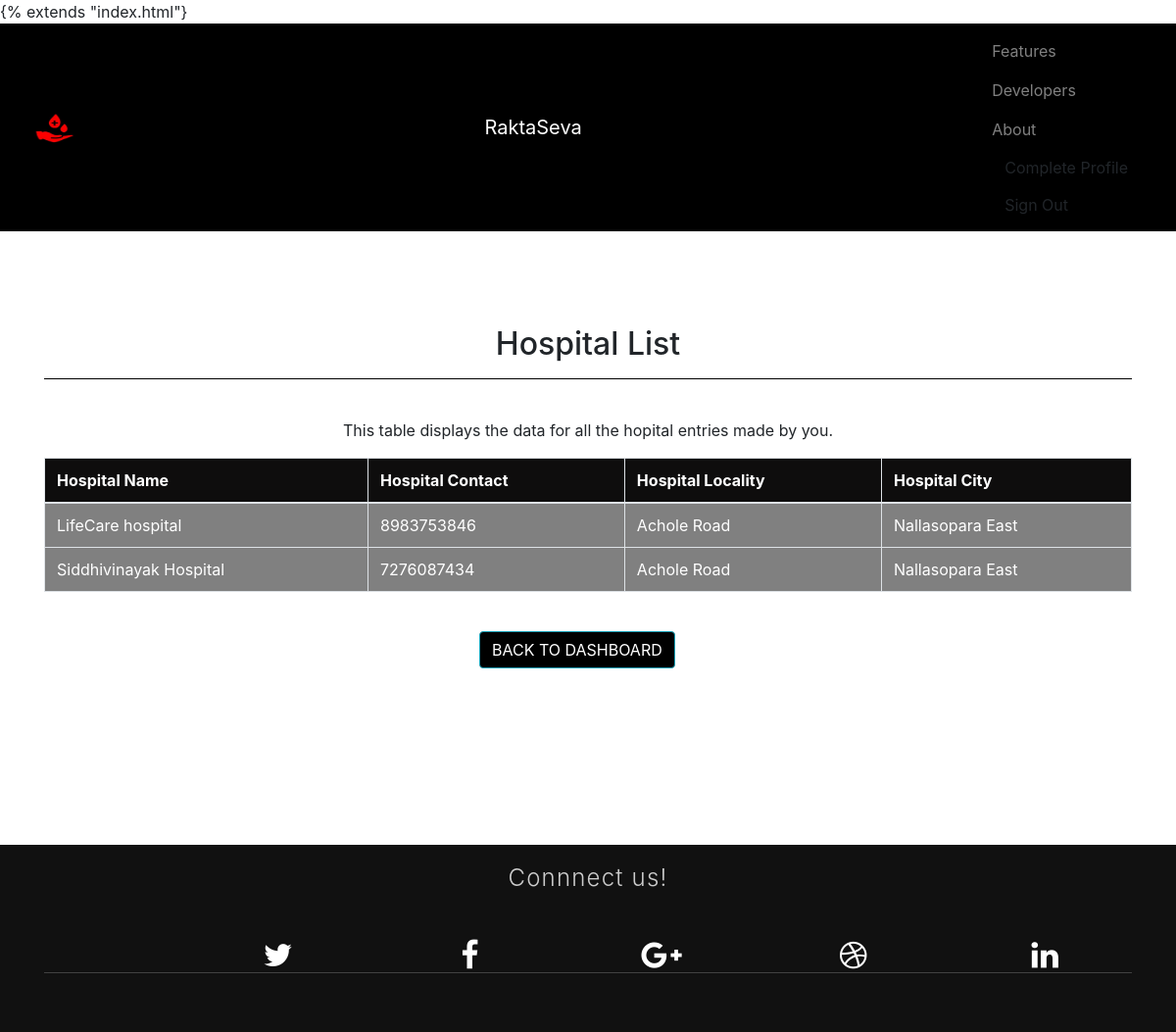
The app's page /viewhospitals (signed in) with its own data.
### project/models.py (models this page shows)
class hospital_list(models.Model):
    userdetails=models.ForeignKey('userdetails',on_delete=models.CASCADE)
    hospital_name=models.CharField(max_length=30)
    locality=models.CharField(max_length=30)
    City=models.CharField(max_length=30)
    contact=models.IntegerField()
    def __str__(self):
        return self.hospital_name
    class Meta:
        ordering=['hospital_name']

### project/views.py (the view)
# urls.py: path('viewhospitals',views.viewhospitals,name='viewhospitals'),
def viewhospitals(request):
    userid=request.session['member_id']
    hlist=hospital_list.objects.all().filter(userdetails_id=userid)
    print(hlist)
    return render(request,'viewhospitallist.html',
    {"query_results":hlist})

### Templates/viewhospitallist.html (shortened to what this page needs)
{% extends "index.html"}
{% load static %}
{% block content %}
<!DOCTYPE html>
<html lang="en">
  <head>
    <link rel="stylesheet" href="{% static 'bower_components/bootstrap/dist/css/bootstrap.min.css' %}">
    <link rel="stylesheet" href="https://cdnjs.cloudflare.com/ajax/libs/font-awesome/4.7.0/css/font-awesome.min.css">
    <link rel="stylesheet" href="{% static 'css/styles.css'%}">
</head>
<body>
 <nav class="navbar navbar-dark navbar-fixed-top bg-inverse navbar-full" id="nav-main" style="background-color: black">
      <a class="navbar-brand" href="#">
      <img src="{% static "images/img5.jpg" %}" width="80" height="35" class="d-inline-block align-top" alt=""></a>
      <a href="index" class="navbar-brand">RaktaSeva</a>
      <ul class="nav navbar-nav navbar-right" style="float: right;padding:0px 20px">
          <li class="nav-item">
              <a class="nav-link" href="#what-we-do">Features</a>
          </li>
          <li class="nav-item">
              <a class="nav-link" href="#faculty-member">Developers</a>
          </li>
          <li class="nav-item">
              <a class="nav-link" href="#about">About</a>
          </li>
          <li class="nav-item">
            <button type="button" class="btn btn-success-outline"
            data-toggle="modal" data-target="#myModal">Complete Profile</button>
          </li>
          <li class="nav-item">
            <a href="getstart"><button class="btn btn-success-outline" type="submit">Sign Out</button></a>
          </li>
      </ul>
  </nav>
  <div class="container">
      <br><br><br><br>
      <h2 style="text-align: center;">Hospital List</h2><hr style="background-color: black;"><br>
      <p style="text-align:center">This table displays the data for all the hopital entries made by you.</p>
      <table class="table table-bordered " style=" background-color:gray;color:white">
        <thead style="background-color:rgb(14, 13, 13);color:white;">
          <tr>
            <th>Hospital Name</th>
            <th>Hospital Contact</th>
            <th>Hospital Locality</th>
            <th>Hospital City</th>
          </tr>
        </thead>
        <tbody>
            {% for item in query_results %}
          <tr>
            <td>{{item.hospital_name}}</td>
            <td>{{item.contact}}</td>
            <td>{{item.locality}}</td>
            <td>{{item.City}}</td>
          </tr>
          {% endfor %}
        </tbody>
      </table><br>
      <a href="backtodashboard"><button type="button" class="btn btn-success-outline btn-info" style="background-color:black;margin-left:40%;">BACK TO DASHBOARD</button></a>
  </div>
  <br>
  <footer id="footer" class="footer" style="margin-top: 13%;">
    <div class="container text-center">
      <h3>Connnect us!</h3>
      <ul class="social-links" >
        <li><a href="#link"><i class="fa fa-twitter fa-fw"></i></a></li>
        <li><a href="#link"><i class="fa fa-facebook fa-fw"></i></a></li>
        <li><a href="#link"><i class="fa fa-google-plus fa-fw"></i></a></li>
        <li><a href="#link"><i class="fa fa-dribbble fa-fw"></i></a></li>
        <li><a href="#link"><i class="fa fa-linkedin fa-fw"></i></a></li>
      </ul>
  </footer>
  </body>
</html>
{% endblock content%}

### static/css/styles.css (style rules this page uses)
html, body { height: 100%; }
img { max-width: 100%; }
.footer { padding: 20px; background: #111; color: #ccc; }
.footer a { color: #fff; }
.footer h3 { font-weight: 300; letter-spacing: 0.05em; font-size: 24px; text-align: center; }
.footer .social-links li a { color: #fff; font-size: 32px; line-height: 50px; border-radius: 50%; text-align: center; -webkit-transition: all .3s ease-out; transition: all .3s ease-out; }
.footer .social-links li { display: inline-block; margin-left:150px; -webkit-transition: all .3s ease-out; transition: all .3s ease-out; }
.footer .social-links { list-style: none; padding: 0; margin: 0 0 40px; padding: 40px 0 0; border-bottom: 1px solid rgba(255,255,255,0.2); }

### records on screen
hospital_list: hospital_name "LifeCare hospital", contact "8983753846", locality "Achole Road", City "Nallasopara East"
hospital_list: hospital_name "Siddhivinayak Hospital", contact "7276087434", locality "Achole Road", City "Nallasopara East"
